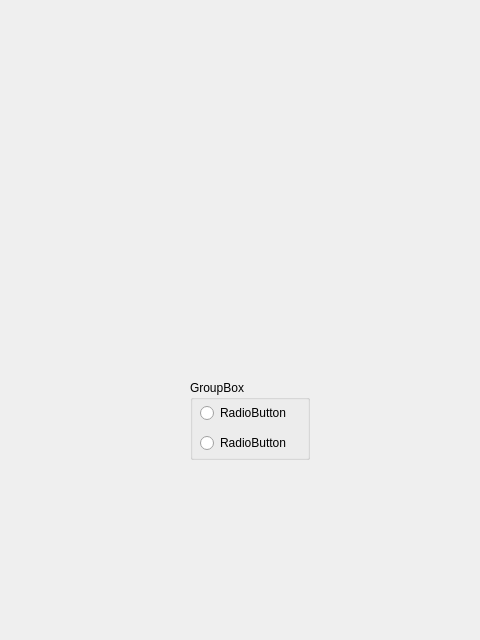
<?xml version="1.0" encoding="UTF-8"?>
<ui version="4.0">
 <class>Form</class>
 <widget class="QWidget" name="Form">
  <property name="geometry">
   <rect>
    <x>0</x>
    <y>0</y>
    <width>480</width>
    <height>640</height>
   </rect>
  </property>
  <property name="windowTitle">
   <string>Form</string>
  </property>
  <widget class="QGroupBox" name="groupBox">
   <property name="geometry">
    <rect>
     <x>190</x>
     <y>380</y>
     <width>120</width>
     <height>80</height>
    </rect>
   </property>
   <property name="title">
    <string>GroupBox</string>
   </property>
   <widget class="QRadioButton" name="radioButton">
    <property name="geometry">
     <rect>
      <x>10</x>
      <y>20</y>
      <width>112</width>
      <height>26</height>
     </rect>
    </property>
    <property name="text">
     <string>RadioButton</string>
    </property>
   </widget>
   <widget class="QRadioButton" name="radioButton_2">
    <property name="geometry">
     <rect>
      <x>10</x>
      <y>50</y>
      <width>112</width>
      <height>26</height>
     </rect>
    </property>
    <property name="text">
     <string>RadioButton</string>
    </property>
   </widget>
  </widget>
 </widget>
 <resources/>
 <connections/>
</ui>
